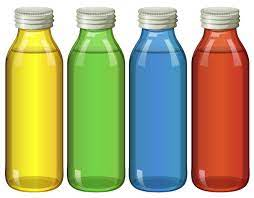
#> input picture bottles.jpg, 254 x 198 px
$ python obj.py
#> lines starting #> are read from the running program, lines starting #| are printed output that depends on the picture; after the words box and inside, x2 and y2 are one past the last pixel; in counts of white or black regions, pixels touching at a corner belong together
#importing libraries to be used
import cv2
import numpy as np
import matplotlib.pyplot as plt
#Using cv2 to read the image
image = cv2.imread('bottles.jpg')
#> image is the input picture: shape (198, 254, 3); mean B, G, R 127.2, 171.6, 171.9
#Using plt to see the image
plt.imshow(image)
#Converting the image to Gray to reduce the noise of the Bg
gray = cv2.cvtColor(image, cv2.COLOR_BGR2GRAY)
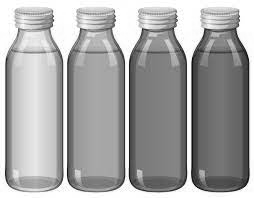
#> gray: shape (198, 254); min 9, max 255, mean 166.7
#Converting the image to Gray to reduce the noise of the Bg
plt.imshow(gray,cmap="gray")
#Converting the image blur to make it easy for computer vision to identify objects and reduce noise
blur = cv2.GaussianBlur(gray,(11,11),0)
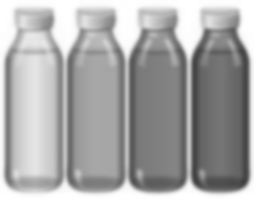
#> blur: shape (198, 254); min 63, max 255, mean 166.6
plt.imshow(blur, cmap="gray")
#Here 50,30 means any pixel value which is lowered threshold which means any pixel gradient value whose value is less than 50 just ignore
#Here 150,250 means any pixel value which is upper threshold which means any pixel gradient value whose value is more than 150 just ignore
#Here 3 means kernel size for the sobel operations which helps me in identify edges so smoothly
canny = cv2.Canny(blur, 30,250,3)
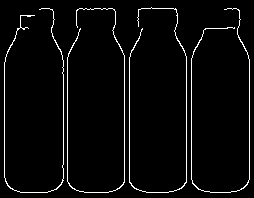
#> canny: shape (198, 254); 3.7% white in thin lines or dots
plt.imshow(canny, cmap='gray')
#Here Dilation is used to make edges more visible
dilated = cv2.dilate(canny, (1,1), iterations=0)
plt.imshow(dilated, cmap='gray')
#Defining Contours
(cnt, hierarchy) = cv2.findContours(dilated.copy(),cv2.RETR_EXTERNAL,cv2.CHAIN_APPROX_SIMPLE)
#> cnt = 4 contours; box (x1, y1, x2, y2) and area: (4, 8, 64, 193) 39, (191, 8, 250, 193) 33, (129, 7, 187, 193) 33, (67, 8, 125, 193) 31
rgb = cv2.cvtColor(image, cv2.COLOR_BGR2RGB)
cv2.drawContours(rgb, cnt, -1, (0,255,0),2)
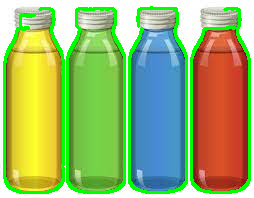
#> rgb: shape (198, 254, 3); mean R, G, B 152.4, 181.9, 109.5
print("Bottles in the Image is: ",len(cnt))
#| Bottles in the Image is:  4
plt.imshow(rgb)
#> figure, not shown here; B, G, R data is drawn as R, G, B
